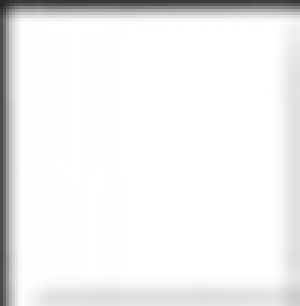
#> input picture myData/0/Screen Shot 2021-07-01 at 2.25.05 PM copy 43.png, 100 x 102 px (shown 3 times larger); its folder holds only this picture in this run
$ python digit_classifier.py
#> lines starting #> are read from the running program, lines starting #| are printed output that depends on the picture; after the words box and inside, x2 and y2 are one past the last pixel; in counts of white or black regions, pixels touching at a corner belong together
import  numpy as np
import pandas as pd
import cv2
import os
from sklearn.model_selection import train_test_split
from keras.preprocessing.image import ImageDataGenerator
from keras.utils.np_utils import to_categorical
from keras.models import Sequential
from keras.layers import Dense,Flatten,Dropout
from keras.optimizers import Adam
from keras.layers.convolutional import Conv2D,MaxPooling2D


############# Dependencies
path="myData"
mylist=os.listdir(path)
nomOfClass=len(mylist)
images=[]
classNum=[]
print(nomOfClass)
######loading the images....
print("loading the images....")
for x in range(0,nomOfClass):
    myDatalist=os.listdir(path+"/"+str(x))
    for y in myDatalist:
        curImg=cv2.imread(path+"/"+str(x)+"/"+y)
#> curImg is the input picture: shape (102, 100, 3); min 39, max 255, mean 239.7
        curImg=cv2.resize(curImg,(32,32))
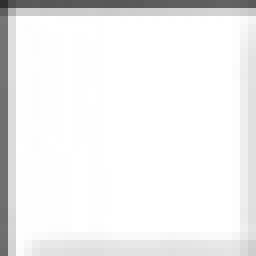
#> curImg: shape (32, 32, 3) (shown 8 times larger); min 47, max 255, mean 239.5
        images.append(curImg)
        classNum.append(x)

    print(x,end=" ")
#> pass 2 of the loop `for x in range(0,nomOfClass):`:
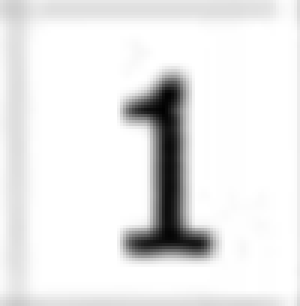
#> input picture myData/1/Screen Shot 2021-07-01 at 2.40.59 PM copy 105.png, 100 x 102 px (shown 3 times larger)
#> curImg is the input picture: shape (102, 100, 3); min 1, max 255, mean 232
#> `curImg=cv2.resize(curImg,(32,32))`:
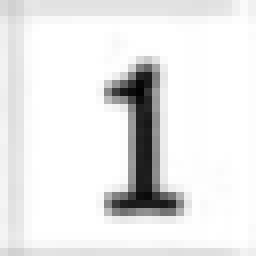
#> curImg: shape (32, 32, 3) (shown 8 times larger); min 2, max 255, mean 232.1
print(" ")
print(len(images))
#| 2

images=np.array(images)
classNum=np.array(classNum)

########### Split train, test
x_train,x_test, y_train,y_test=train_test_split(images,classNum,test_size=0.2)
#> y_train = [0]; y_test = [1]


def preprocessing(img):
    img=cv2.cvtColor(img,cv2.COLOR_BGR2GRAY)
    blur = cv2.GaussianBlur(img, (5, 5), 1)
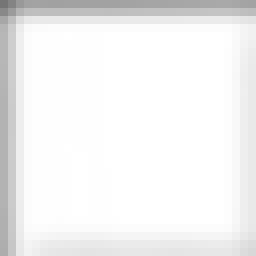
#> blur: shape (32, 32) (shown 8 times larger); min 117, max 255, mean 241.9
    th3 = cv2.adaptiveThreshold(blur, 255, 1, 1, 11, 2)
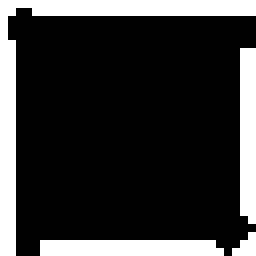
#> th3: shape (32, 32) (shown 8 times larger); 20.8% white; 4 white regions (1 under 20 px), largest, box (x1, y1, x2, y2) and area: (0, 0, 32, 32) 119, (5, 30, 28, 32) 45, (30, 6, 32, 28) 43
    img=cv2.equalizeHist(th3)
    img=img/255
    return img

x_train=np.array(list(map(preprocessing,x_train)))
x_train=x_train.reshape(x_train.shape[0],x_train.shape[1],x_train.shape[2],1)

x_test=np.array(list(map(preprocessing,x_test)))
#> in preprocessing (call 2), `img=cv2.cvtColor(img,cv2.COLOR_BGR2GRAY)`:
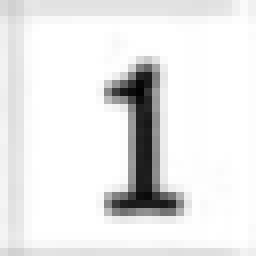
#> img: shape (32, 32) (shown 8 times larger); min 2, max 255, mean 232.1
#> in preprocessing (call 2), `blur = cv2.GaussianBlur(img, (5, 5), 1)`:
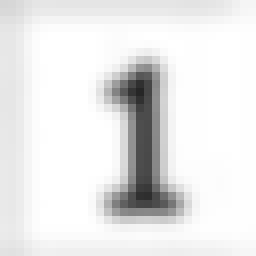
#> blur: shape (32, 32) (shown 8 times larger); min 38, max 255, mean 232.3
#> in preprocessing (call 2), `th3 = cv2.adaptiveThreshold(blur, 255, 1, 1, 11, 2)`:
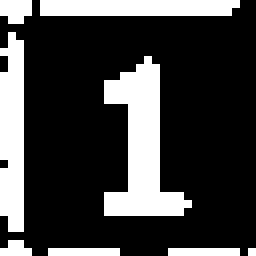
#> th3: shape (32, 32) (shown 8 times larger); 25% white; 8 white regions (5 under 20 px), largest, box (x1, y1, x2, y2) and area: (13, 7, 24, 27) 105, (0, 4, 3, 29) 67, (5, 0, 30, 2) 49
x_test=x_test.reshape(x_test.shape[0],x_test.shape[1],x_test.shape[2],1)


#> (the run stopped early here; a loop or call above may not have finished)
